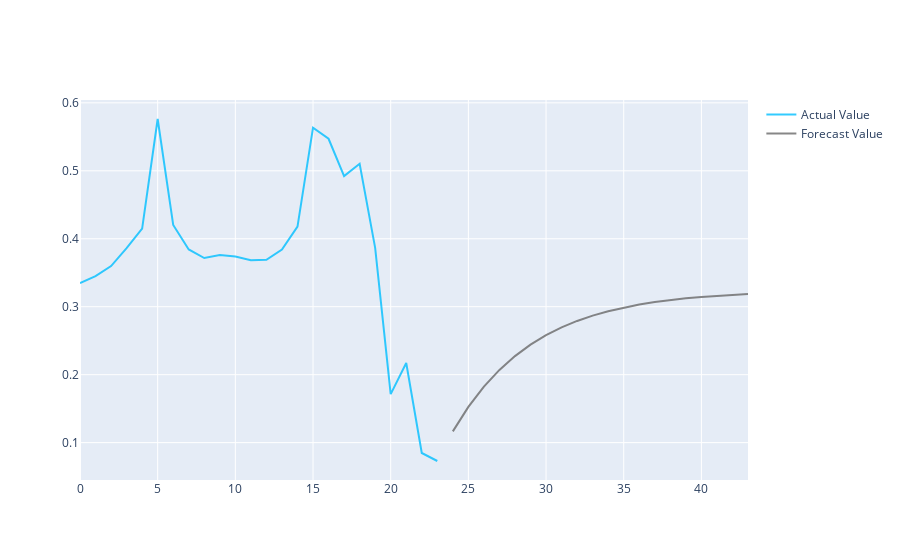

The code cell stored with this chart in its notebook:
### Code cell
from plotly import graph_objs as go
fig = go.Figure()
fig.add_trace(go.Scatter(
                x=list(range(len(data_arima))),
                y=data_arima,
                name="Actual Value",
                line_color='deepskyblue',
                opacity=0.8))
fig.add_trace(go.Scatter(
                x=list(range(len(data_arima)+len(future_forecast)))[len(data_arima):],
                y=future_forecast,
                name="Forecast Value",
                line_color='dimgray',
                opacity=0.8))

fig.show()

### Figure 1 — Plotly figure (JSON) as saved in the notebook; plotly's stock layout.template omitted (floating-point values rounded to 4 significant figures)
{"data": [{"line": {"color": "deepskyblue"}, "name": "Actual Value", "opacity": 0.8, "type": "scatter", "x": [0, 1, 2, 3, 4, 5, 6, 7, 8, 9, 10, 11, 12, 13, 14, 15, 16, 17, 18, 19, 20, 21, 22, 23], "y": [0.3346, 0.3451, 0.3598, 0.3862, 0.4149, 0.5762, 0.4203, 0.3842, 0.3716, 0.376, 0.3739, 0.3683, 0.369, 0.384, 0.4178, 0.5634, 0.5471, 0.4922, 0.5103, 0.3867, 0.1714, 0.2172, 0.08479, 0.07298]}, {"line": {"color": "dimgray"}, "name": "Forecast Value", "opacity": 0.8, "type": "scatter", "x": [24, 25, 26, 27, 28, 29, 30, 31, 32, 33, 34, 35, 36, 37, 38, 39, 40, 41, 42, 43], "y": [0.1166, 0.1526, 0.1824, 0.207, 0.2274, 0.2442, 0.2581, 0.2696, 0.2791, 0.2869, 0.2934, 0.2987, 0.3031, 0.3068, 0.3098, 0.3123, 0.3144, 0.3161, 0.3175, 0.3187]}], "layout": {}}
